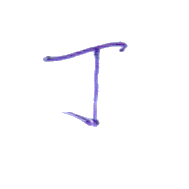
#> input picture handwrite/1/database/base_1_17_1.bmp, 189 x 189 px; its folder holds only this picture in this run
$ python week4_final.py
#> lines starting #> are read from the running program, lines starting #| are printed output that depends on the picture; after the words box and inside, x2 and y2 are one past the last pixel; in counts of white or black regions, pixels touching at a corner belong together
from PIL import Image
import numpy as np
import matplotlib.pyplot as plt
import os
import cv2
from matplotlib.widgets import Slider

def extract_strokes(image_path, verbose=False):
    """從圖片中提取筆劃"""
#> called with image_path = 'handwrite/1/database/base_1_17_1.bmp', verbose = False
    # 開啟圖片並轉灰階
    img = Image.open(image_path).convert('RGB')
#> img is the input picture: PIL image 189x189 RGB; mean R, G, B 252.1, 251.8, 253.7
    np_img = np.array(img)

    # RGB -> Grayscale
    Y = 0.299 * np_img[:, :, 0] + 0.587 * np_img[:, :, 1] + 0.114 * np_img[:, :, 2]
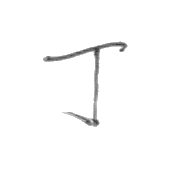
#> Y: shape (189, 189) float64; min 48.86, max 255, mean 252.1
    binary_img = (Y > 220).astype(np.uint8) * 255  # 字跡 = 黑 (0), 背景 = 白 (255)
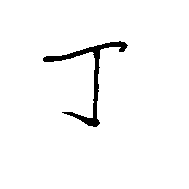
#> binary_img: shape (189, 189); 97.3% white; 1 black region, box (x1, y1, x2, y2) and area: (43, 41, 128, 127) 951

    # 把黑色 (0) 當作筆跡
    stroke_mask = (binary_img == 0).astype(np.uint8)

    if verbose:
        plt.figure(figsize=(8, 8))
        plt.imshow(stroke_mask, cmap='gray')
        plt.title('提取的筆劃')
        plt.show()

    return stroke_mask

def detect_edges(stroke_mask):
    """偵測筆劃的邊緣，使用直接的輪廓檢測方法"""
    # 確保輸入是 uint8 格式
    stroke_mask_uint8 = (stroke_mask * 255).astype(np.uint8)
#> stroke_mask_uint8: shape (189, 189); 2.7% white; 1 white region

    # 使用 findContours 直接檢測輪廓
    contours, hierarchy = cv2.findContours(stroke_mask_uint8, cv2.RETR_TREE, cv2.CHAIN_APPROX_NONE)
#> contours = 1 contour; box (x1, y1, x2, y2) and area: (43, 41, 128, 127) 761

    # 創建一個空白圖像來畫輪廓
    edges = np.zeros_like(stroke_mask, dtype=np.uint8)

    # 畫出所有輪廓的邊緣
    for i, contour in enumerate(contours):
        # 檢查輪廓面積，過濾太小的輪廓
        area = cv2.contourArea(contour)
        if area > 10:  # 只保留面積大於10的輪廓
            # 只畫輪廓邊緣，不填充
            cv2.drawContours(edges, [contour], -1, 1, thickness=1)
#> this loop made 1 pass
#> area on pass 1: 761
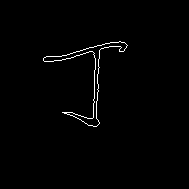
#> edges: shape (189, 189); values 0 (black) and 1 (white), 1.1% white in thin lines or dots, all inside (x1, y1, x2, y2) = (43, 41, 128, 127)

    return edges

def clock_wise_edge_numbering(edges):
    """按順時針方式給邊緣像素編號（可跨已處理點，直到無路可走才結束）"""
    h, w = edges.shape
#> h = 189; w = 189
    numbered_edges = np.zeros_like(edges, dtype=np.int32)
    edge_points = np.where(edges > 0)
#> edge_points = 377 positions, rows 41 to 126, columns 43 to 127
    edge_coords = list(zip(edge_points[0], edge_points[1]))
#> edge_coords = 377 pairs, first value 41 to 126, second value 43 to 127
    total_edge_points = len(edge_coords)
#> total_edge_points = 377
    counter = 1
    directions = [(0, 1), (1, 1), (1, 0), (1, -1), (0, -1), (-1, -1), (-1, 0), (-1, 1)]
    # print(f"找到 {total_edge_points} 個邊緣點需要編號")
    processed = set()
    while len(processed) < total_edge_points:
        # 找到最左上角還沒走過的邊緣點作為起點
        start_point = None
        for y in range(h):
            for x in range(w):
                if edges[y, x] > 0 and (y, x) not in processed:
                    start_point = (y, x)
                    break
            if start_point:
                break
        if not start_point:
            # print("所有點已處理完畢")
            break
        # print(f"開始處理新的筆劃，起點：{start_point}，當前已處理 {len(processed)}/{total_edge_points} 個點")
        current = start_point
        current_stroke_points = [current]
        numbered_edges[current[0], current[1]] = counter
        counter += 1
        processed.add(current)
        current_direction = 0  # 右
        max_iterations = total_edge_points * 4
        iteration_count = 0
        while iteration_count < max_iterations:
            iteration_count += 1
            found_next = False
            # 先找未處理過的點
            for i in range(8):
                search_direction = (current_direction + i) % 8
                dy, dx = directions[search_direction]
                next_y, next_x = current[0] + dy, current[1] + dx
                next_point = (next_y, next_x)
                if (0 <= next_y < h and 0 <= next_x < w and edges[next_y, next_x] > 0 and next_point not in processed):
                    current = next_point
                    numbered_edges[current[0], current[1]] = counter
                    counter += 1
                    current_stroke_points.append(current)
                    processed.add(current)
                    current_direction = (search_direction + 4 + 2) % 8
                    found_next = True
                    # 如果回到起點且已經繞過2個點以上，結束
                    if current == start_point and len(current_stroke_points) > 2:
                        # print(f"  回到起點，結束當前筆劃繞行")
                        break
                    else:
                        break
            if found_next:
                continue
            # 如果沒找到未處理點，允許走已處理過但不是起點的點
            for i in range(8):
                search_direction = (current_direction + i) % 8
                dy, dx = directions[search_direction]
                next_y, next_x = current[0] + dy, current[1] + dx
                next_point = (next_y, next_x)
                if (0 <= next_y < h and 0 <= next_x < w and edges[next_y, next_x] > 0 and next_point != start_point):
                    current = next_point
                    current_stroke_points.append(current)
                    current_direction = (search_direction + 4 + 2) % 8
                    found_next = True
                    break
            # 如果還是沒找到，或回到起點且已經繞過2個點以上，才結束
            if not found_next or (current == start_point and len(current_stroke_points) > 2):
                break
#> this loop made 1 pass
#> max_iterations on pass 1: 1508
#> numbered_edges: shape (189, 189) int32; 378 distinct labels, from 0 to 377
#> after the loop, counter = 378; processed = 377 items
        # print(f"完成一個筆劃的處理，共標記了 {len(current_stroke_points)} 個點，剩餘 {total_edge_points - len(processed)} 個點未處理")
    # print(f"編號完成，總共標記了 {counter-1} 個點")
    return numbered_edges

def visualize_numbered_edges(original_img, numbered_edges, image_name=""):
    """將編號後的邊緣像素可視化"""
#> called with image_name = '數字 1'
    plt.figure(figsize=(12, 10))

    # 顯示原始圖像
    plt.subplot(2, 2, 1)
    plt.imshow(original_img, cmap='gray')
    plt.title(f'原始圖像: {image_name}')

    # 顯示編號後的邊緣
    plt.subplot(2, 2, 2)
    plt.imshow(numbered_edges, cmap='viridis')
    plt.title('編號後的邊緣')

    # 顯示部分編號標記
    plt.subplot(2, 2, 3)
    display_img = original_img.copy()
    max_num = np.max(numbered_edges)
#> max_num = 377

    # 只標記部分點，以10為間隔，方便觀察
    for i in range(1, max_num + 1, 10):
        points = np.where(numbered_edges == i)
        if len(points[0]) > 0:
            y, x = points[0][0], points[1][0]
            plt.text(x, y, str(i), color='red', fontsize=8)
#> this loop made 38 passes
#> (y, x) on passes 1 to 12: (41, 119), (47, 126), (49, 119), (46, 113), (48, 103), (56, 99), (66, 98), (76, 97), (86, 98), (96, 97), (106, 96), (116, 96)

    plt.imshow(display_img, cmap='gray')
    plt.title('編號標記 (每 10 點標記一次)')

    # 創建一個只顯示編號的圖
    plt.subplot(2, 2, 4)
    blank = np.zeros_like(original_img)
    for i in range(1, max_num + 1, 10):
        points = np.where(numbered_edges == i)
        if len(points[0]) > 0:
            y, x = points[0][0], points[1][0]
            plt.text(x, y, str(i), color='red', fontsize=8)

    plt.imshow(blank, cmap='gray')
    plt.title('只顯示編號')

    plt.tight_layout()
    plt.show()
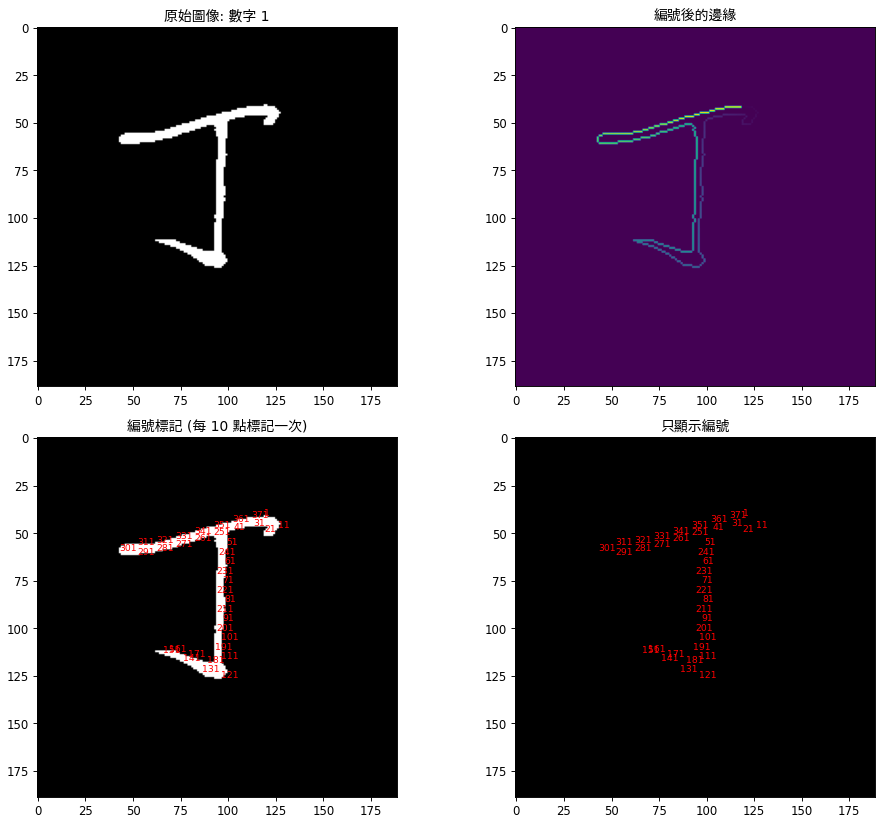
#> figure drawn by matplotlib, 4 panels

def visualize_with_slider(original_img, numbered_edges, image_name=""):
    """使用滑桿來顯示編號順序，顏色漸變且每次只顯示最新筆畫顏色，重複走到的點會被新顏色蓋過"""
#> called with image_name = '數字 1'
    import matplotlib.cm as cm
    max_num = np.max(numbered_edges)
#> max_num = 377
    fig, ax = plt.subplots(figsize=(10, 8))
    plt.subplots_adjust(bottom=0.2)
    display_img = original_img.copy()
    cmap = cm.get_cmap('jet', max_num)
    def update(val):
        num = int(slider.val)
        bg_image = np.stack([display_img] * 3, axis=-1)
        # 只顯示最新的顏色（當前步驟的點）
        for i in range(1, num + 1):
            points = np.where(numbered_edges == i)
            if len(points[0]) > 0:
                color = (np.array(cmap(i / max_num)[:3]) * 255).astype(np.uint8)
                for y, x in zip(points[0], points[1]):
                    bg_image[y, x] = color
        img_plot.set_data(bg_image)
        ax.set_title(f'編號順序滑桿 ({image_name}) - 顯示到編號: {num}/{max_num}')
        fig.canvas.draw_idle()
    # 初始圖像
    bg_image_init = np.stack([display_img] * 3, axis=-1)
    i = 1
    points = np.where(numbered_edges == i)
#> points = ([41], [119])
    if len(points[0]) > 0:
        color = (np.array(cmap(i / max_num)[:3]) * 255).astype(np.uint8)
#> color = [0, 0, 130]
        for y, x in zip(points[0], points[1]):
            bg_image_init[y, x] = color
#> this loop made 1 pass
#> bg_image_init: shape (189, 189, 3); mean of channels 0, 1, 2 0, 0, 0
    img_plot = ax.imshow(bg_image_init)
    ax.set_title(f'編號順序滑桿 ({image_name}) - 顯示到編號: 1/{max_num}')
    # 添加滑桿
    axnum = plt.axes([0.2, 0.1, 0.65, 0.03])
    slider = Slider(axnum, '編號', 1, max_num, valinit=1, valstep=1)
    slider.on_changed(update)
    plt.show()
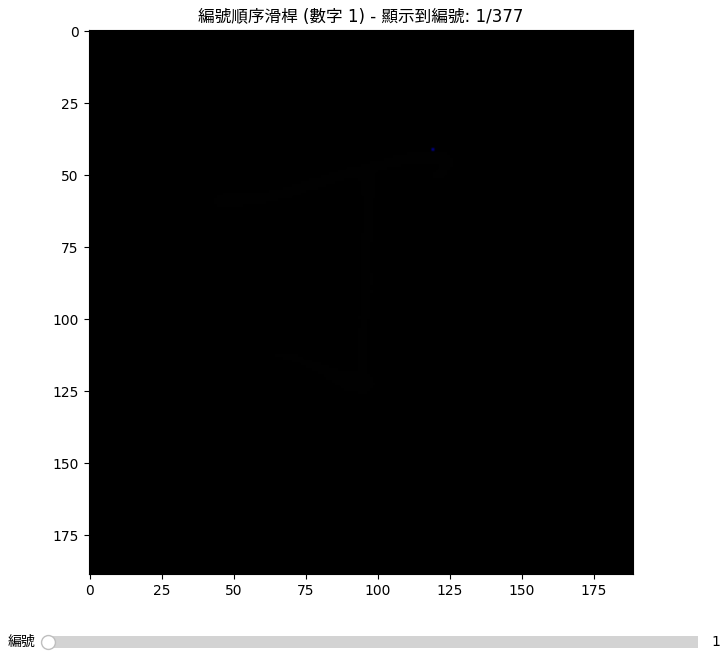
#> figure drawn by matplotlib, 2 panels

def process_images():
    """處理資料夾中的圖像"""
    for digit in range(1, 10):
        # 處理每個數字資料夾的第一張圖片
        database_path = f'handwrite/{digit}/database'

        if not os.path.exists(database_path):
            print(f"警告：資料夾 {database_path} 不存在")
            continue

        # 獲取資料夾中的第一個圖像
        image_files = sorted(os.listdir(database_path))
        if not image_files:
            print(f"警告：資料夾 {database_path} 中沒有圖像")
            continue

        image_path = os.path.join(database_path, image_files[0])
        print(f"處理圖像: {image_path}")

        # 提取筆劃
        stroke_mask = extract_strokes(image_path)

        # 偵測邊緣
        edges = detect_edges(stroke_mask)

        # 按順時針方式給邊緣像素編號
        numbered_edges = clock_wise_edge_numbering(edges)

        # 可視化結果
        visualize_numbered_edges(stroke_mask, numbered_edges, f"數字 {digit}")

        # 為每個數字的第一張圖像添加滑桿視覺化
        visualize_with_slider(stroke_mask, numbered_edges, f"數字 {digit}")

if __name__ == "__main__":
    process_images()
